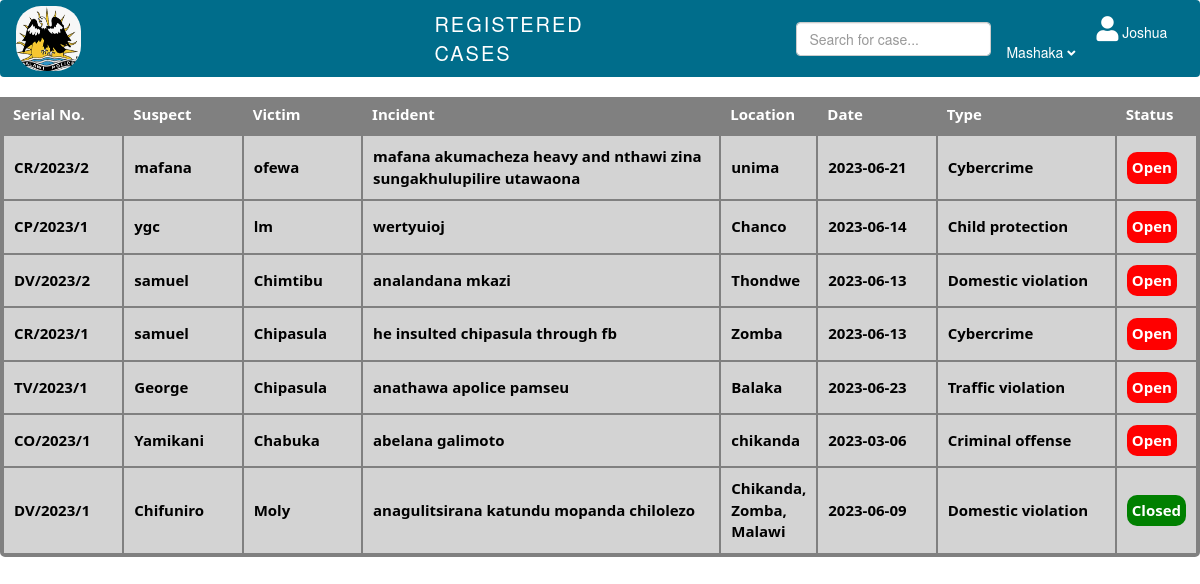
The page /cases/View-cases-officer.php (signed in) on the database its author committed.
### tables this page shows
CREATE TABLE `cases` (
  `serial_no` varchar(10) NOT NULL,
  `suspect_name` text NOT NULL,
  `victim_name` text NOT NULL,
  `incident` varchar(10000) NOT NULL,
  `location` varchar(100) NOT NULL,
  `date` date NOT NULL,
  `type` varchar(50) NOT NULL,
  `file` binary(255) NOT NULL,
  `status` text NOT NULL,
  `id` int(11) NOT NULL
);

### home/officer_incharge_session.php (called while the page is built, shortened)
<?php
$name = $_SESSION['first_name']. " ".  $_SESSION['last_name'] ;
?>

### cases/View-cases-officer.php (the view, shortened to what this page needs)
<!DOCTYPE html>
<html>
<head>
<link rel="stylesheet" href="https://cdnjs.cloudflare.com/ajax/libs/font-awesome/5.15.3/css/all.min.css">
<link rel="stylesheet" href="https://cdn.jsdelivr.net/npm/bootstrap@5.0.0/css/bootstrap.min.css">
<link rel="stylesheet" href="https://cdn.jsdelivr.net/npm/bootstrap@5.0.0/dist/css/bootstrap.min.css">
<link rel="stylesheet" href="https://maxcdn.bootstrapcdn.com/bootstrap/4.3.1/css/bootstrap.min.css">
<link rel="stylesheet" href="https://maxcdn.bootstrapcdn.com/bootstrap/3.3.7/css/bootstrap.min.css">
</head>
<body>
  <?php include('../home/officer_incharge_session.php');?>
<header>
<nav class="navbar navbar-expand-lg" style="background-color: rgb(0, 109, 139);">
<div class="log">
      <img src="../home/policeLog.PNG" style="height: 65px; width: 65px; margin-left: 5px; border-radius: 25px;  margin-top: 0px;">
    </div>
<span class="recordedcases">REGISTERED CASES</span>
      <form method="POST" action="View_cases.php" class="form-inline my-2 my-lg-0">
  <input class="form-control mr-sm-2"  id="myInput" type="text" placeholder="Search for case..." aria-label="Search" name="search" >
</form>
<li class="nav-item dropdown" style="margin-left: 0px;">
                    <a  class="nav-link" href="#"  id="profileDropdown" role="button" data-toggle="dropdown" aria-haspopup="true" aria-expanded="false">
                        <i class="fas fa-user" style="font-size: 25px; margin-left: 90px; color: white;"></i>
                        <span style="color: white;"><?php echo $name; ?></span>
                        <i class="fas fa-angle-down" style=" color: white; font-size: small; font-weight: 550; transition: transform 0.3s;"></i>
                    </a>
                    </li>
    </nav>
</header>
<div style="height: 600px; overflow-y: scroll; overflow-x: scroll;">
<table class="cases-table">
<tr>
    <th style="width: fit-content;">Serial No.</th>
    <th style="width: 10%;">Suspect</th>
    <th style="width: 10%;">Victim</th>
    <th style="width: 30%;">Incident</th>
    <th style="width: 5%;">Location</th>
    <th style="width: 10%;">Date</th>
    <th style="width: 15%;">Type</th>
    <th style="width: 5%;">Status</th>
  </tr>
<?php
include('../db/Connections.php');
$records_per_page = 50;
if (!isset($_GET['page'])) {
  $current_page = 1;
} else {
  $current_page = $_GET['page'];
}
$start_record = ($current_page - 1) * $records_per_page;
if (!empty($_POST['search'])) {
  $search = mysqli_real_escape_string($conn, $_POST['search']);
  $sql = "SELECT * FROM cases WHERE suspect_name LIKE '%$search%' OR victim_name LIKE '%$search%'  OR serial_no LIKE '%$search%' OR status LIKE '%$search%' OR type LIKE '%$search%' OR incident LIKE '%$search%' OR date LIKE '%$search%' ORDER BY id DESC LIMIT $start_record, $records_per_page";
} else {
  $sql = "SELECT * FROM cases ORDER BY id DESC LIMIT $start_record, $records_per_page";
}
$result = mysqli_query($conn, $sql);
echo '<div class="data-container ">';
if(mysqli_num_rows($result) <0){
  $message = "No case recorded.";
}
else if(mysqli_num_rows($result) >0) {
     $sql = "SELECT cases.*, duty.serial_no AS assigned_serial_no, COUNT(duty.serial_no) AS assignment_count,
     officers.first_name  AS firstName, officers.last_name AS lastName,
     officers.service_no AS service_no
     FROM cases
     LEFT JOIN duty ON cases.serial_no = duty.serial_no
     LEFT JOIN officers ON duty.service_no = officers.service_no
     GROUP BY cases.serial_no, officers.first_name
     ORDER BY cases.id DESC";
$result = mysqli_query($conn, $sql);
  while ($row = mysqli_fetch_assoc($result)) {
 echo '<tbody id="myTable">';
    echo "<tr>";
    echo "<td>" . $row['serial_no'] . "</td>";
    echo "<td>" . $row['suspect_name'] . "</td>";
    echo "<td>" . $row['victim_name'] . "</td>";
    echo "<td>" . $row['incident'] . "</td>";
    echo "<td>" . $row['location'] . "</td>";
    echo "<td>" . $row['date'] . "</td>";
    echo "<td>" . $row['type'] . "</td>";
    $statusColor = ($row['status'] == 'Open') ? 'red' : 'green';
echo "<td><div class='case-status' style='width: fit-content; color: white; background-color: $statusColor; padding: 5px; border-radius: 10px; font-weight: 700;'>" . $row['status'] . "</div></td>";
  echo "</tr>";
  }
}
 else  {
$message = "No suspect, victim, serial or case type named  ".$_POST['search']." available";
echo "<div style='color: white; padding: 10px; font-size: 20px; font-weight: 300;'>" . $message . "</div>";
}
?>
</table>
</body>
</html>

### cases/View-cases-officer.php (style rules this page uses)
body { background-color: white; }
form { margin-left: 15%; }
.recordedcases { font-weight: 100; margin-left: 30%; color: white; font-size: 20px; letter-spacing: 2px; word-spacing: 10px; }
table { border-collapse: collapse; text-align: center; background-color: white; margin-top: -50px; border-collapse: separate; border-spacing: 1 10px; border: solid 3px gray; border-radius: 5px; }
td, th { border: 1px; padding: 10px; }
th { color: white; font-size: 15px; font-weight: 600; background-color: gray; }
td { background-color: lightgray; color: black; text-align: left; font-family: system-ui, -apple-system, BlinkMacSystemFont, 'Segoe UI', Roboto, Oxygen, Ubuntu, Cantarell, 'Open Sans', 'Helvetica Neue', sans-serif; font-size: 15px; border-bottom: solid 5px gray; border: solid 1px gray; }
td + td { margin-left: 10px; }
table tr:first-child { background-color: #ddd; font-weight: bold; font-size: 18px; font-family: system-ui, -apple-system, BlinkMacSystemFont, 'Segoe UI', Roboto, Oxygen, Ubuntu, Cantarell, 'Open Sans', 'Helvetica Neue', sans-serif; }
i { color: gray; }
li { list-style: none; }

### rows shown on the page
cases: serial_no "CR/2023/2", suspect_name "mafana", victim_name "ofewa", incident "mafana akumacheza heavy and nthawi zina sungakhulupilire utawaona", location "unima", date "2023-06-21", type "Cybercrime", status "Open"
cases: serial_no "CP/2023/1", suspect_name "ygc", victim_name "lm", incident "wertyuioj", location "Chanco", date "2023-06-14", type "Child protection", status "Open"
cases: serial_no "DV/2023/2", suspect_name "samuel", victim_name "Chimtibu", incident "analandana mkazi", location "Thondwe", date "2023-06-13", type "Domestic violation", status "Open"
cases: serial_no "CR/2023/1", suspect_name "samuel", victim_name "Chipasula", incident "he insulted chipasula through fb", location "Zomba", date "2023-06-13", type "Cybercrime", status "Open"
cases: serial_no "TV/2023/1", suspect_name "George", victim_name "Chipasula", incident "anathawa apolice pamseu", location "Balaka", date "2023-06-23", type "Traffic violation", status "Open"
cases: serial_no "CO/2023/1", suspect_name "Yamikani", victim_name "Chabuka", incident "abelana galimoto", location "chikanda", date "2023-03-06", type "Criminal offense", status "Open"
cases: serial_no "DV/2023/1", suspect_name "Chifuniro", victim_name "Moly", incident "anagulitsirana katundu mopanda chilolezo", location "Chikanda, Zomba, Malawi", date "2023-06-09", type "Domestic violation", status "Closed"

### other values the page prints
$name "Joshua Mashaka"
